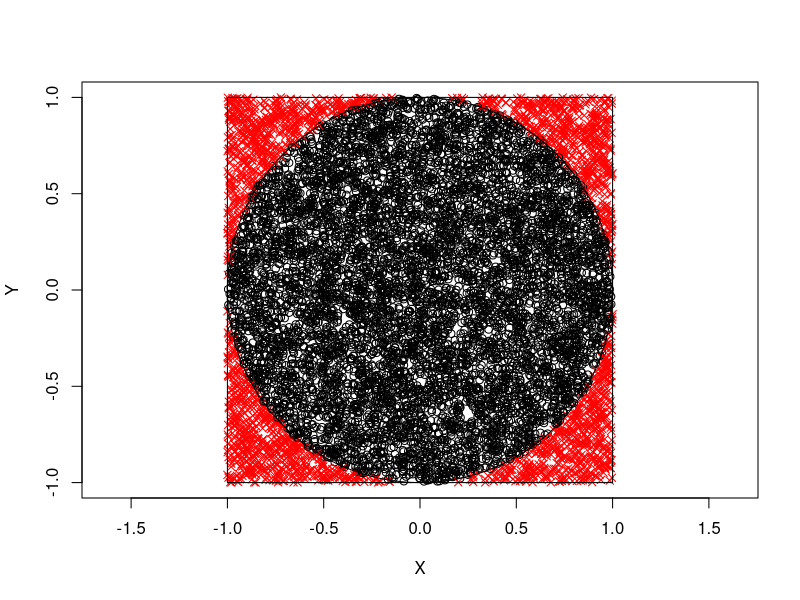
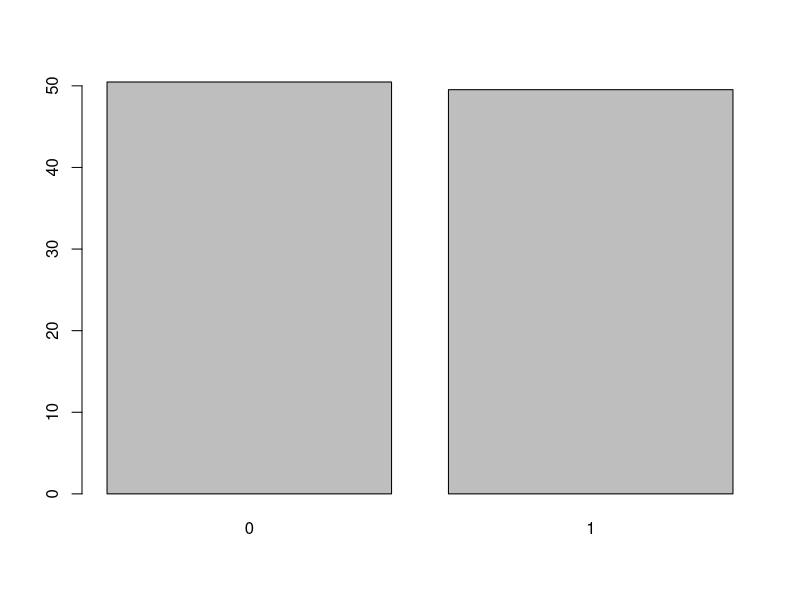
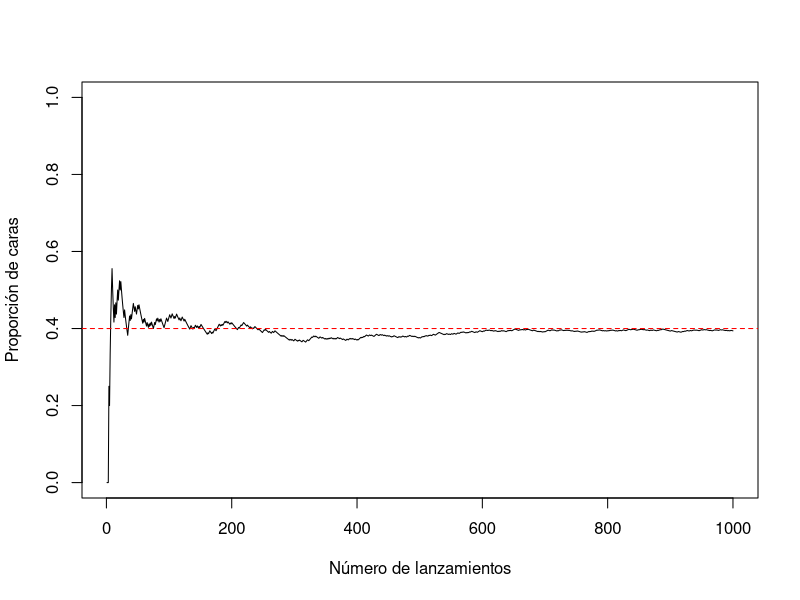

These charts were generated, in order, by the following R code: (Note: this script raises an error after producing the figures.)
## ---- chunk 1

## ---- chunk 2
    set.seed(1)
    n <- 10000
    x <- runif(n, -1, 1)
    y <- runif(n, -1, 1)
    indice <- (x+y < 0)
    # Aproximación por simulación
    sum(indice)/n
    mean(indice) # Alternativa 
## ---- chunk 3
    set.seed(1)
    n <- 10000
    x <- runif(n, -1, 1)
    y <- runif(n, -1, 1)
    indice <- (x^2+y^2 < 1)
    mean(indice)
    pi/4
    pi_aprox <- 4*mean(indice)
    pi_aprox
## ---- chunk 4
    # Colores y símbolos depediendo de si el índice correspondiente es verdadero:
    color <- ifelse(indice, "black", "red") 
    simbolo <- ifelse(indice, 1, 4)
    plot(x, y, pch = simbolo, col = color, 
         xlim = c(-1, 1), ylim = c(-1, 1), xlab="X", ylab="Y", asp = 1) 
         # asp = 1 para dibujar circulo
    symbols(0, 0, circles = 1, inches = FALSE, add = TRUE)
    symbols(0, 0, squares = 2, inches = FALSE, add = TRUE)
## ---- chunk 5
    set.seed(1)
    nsim <- 10000
    x <- sample(c(cara = 1, cruz = 0), nsim, replace = TRUE, prob = c(0.5,0.5))
    mean(x)
    barplot(100*table(x)/nsim) # Representar porcentajes 
## ---- chunk 6
    set.seed(1)
    nsim <- 1000
    p <- 0.4
    x <- rbinom(nsim, size = 1, prob = p) # Simulamos una Bernouilli
    n <- 1:nsim
    # Alternativa programación: x <- runif(nsim) < p
    mean(x)
    plot(n, cumsum(x)/n, type="l", ylab="Proporción de caras", 
         xlab="Número de lanzamientos", ylim=c(0,1))
    abline(h=p, lty=2, col="red")
## ---- chunk 7
#  ![Circuito](images/circuito2.png)
knitr::include_graphics("images/circuito2.png")
## ---- chunk 8
set.seed(1)
nsim <- 10000
x1 <- rbinom(nsim, size=1, prob=0.9)
x2 <- rbinom(nsim, size=1, prob=0.8)
z1 <- x1 | x2   # Operador lógico "O"
x3 <- rbinom(nsim, size=1, prob=0.6)
x4 <- rbinom(nsim, size=1, prob=0.5)
z2 <- x3 | x4
z3 <- z1 | z2
x5 <- rbinom(nsim, size=1, prob=0.7)
fin <- z3 & x5  # Operador lógico "Y"
mean(fin)
## ---- chunk 9
    deMere <- function(n = 4){
      lanz <- sample(1:6, replace=TRUE, size=n)
      return(6 %in% lanz)
    }
    
    n <- 4
    lanz <- sample(1:6, replace=TRUE, size=n)
    lanz
    6 %in% lanz
## ---- chunk 10
    set.seed(1)
    n <- 4
    nsim <- 10000
    mean(replicate(nsim, deMere(n)))
    1-(5/6)^n
## ---- chunk 11
CPUtimeini <- function() {
  .tiempo.ini <<- proc.time()
  .tiempo.last <<- .tiempo.ini
}

CPUtimeprint <- function() {
  tmp <- proc.time()
  cat("\nTiempo última operación:\n")
  print(tmp-.tiempo.last)
  cat("Tiempo total operación:\n")
  print(tmp-.tiempo.ini)
  .tiempo.last <<- tmp
}

## ---- chunk 12
funtest <- function(n) median(runif(n)) # Función de prueba...
CPUtimeini()
funtest(1000000)
CPUtimeprint()
funtest(1000)
CPUtimeprint()
## ---- chunk 13
# CPU time utilities
# ------------------

#' @rdname npsp-internals
#' @keywords internal
#' @export
.cpu.time.ini <- function() {
    time.ini <- structure(rep(0, 5), .Names = c("user.self", "sys.self", "elapsed",  
        "user.child", "sys.child"), class = "proc_time")# proc.time()
    time.last <- time.ini
    function(..., reset = FALSE, total = TRUE, last = TRUE, flush = FALSE) {
        res <- list(time = proc.time())
        if (reset) {
            time.ini <<- res$time
            time.last <<- time.ini        
            res$last <- res$total <- 0
            if (total | last) cat("CPU time has been initialized.\n")
        } else {        
            res$last <- res$time - time.last
            res$total <- res$time - time.ini
            if (last) {
                cat("Time of last operation:", ..., "\n")
                print(res$last)
            }    
            if (total) {
                cat("Total time:\n")
                print(res$total)
            }
            if (flush) flush.console()
            time.last <<- res$time
        }    
        return(invisible(res))
    }
}

#' Total and partial CPU time used
#' 
#' Returns and (optionally) prints the total and/or partial 
#' (since the last call to this function) 
#' real and CPU times.
#' @param ... objects (describing the last operation) to be printed  
#' (using \code{\link{cat}}), 
#' if \code{last == TRUE}.
#' @param reset logical; if \code{TRUE}, time counters are initialized. 
#' @param total logical; if \code{TRUE}, the total time used is printed. 
#' @param last logical; if \code{TRUE}, the partial time used is printed. 
#' @param flush logical; if \code{TRUE}, \code{\link{flush.console}} is called.
#' @return Invisibly returns a list with  the following 3 components 
#' (objects of class \code{"proc_time"}):
#' \item{time}{user, system, and total elapsed times for the currently running R process 
#' (result of a call to \code{\link{proc.time}}). }
#' \item{last, total}{differences between the corresponding \code{\link{proc.time}} calls.}
#' @seealso
#' \code{\link{proc.time}}, \code{\link{system.time}}, \code{\link{flush.console}}.
#' @export
cpu.time <- .cpu.time.ini()

## ---- chunk 14
cpu.time(reset = TRUE)
res <- funtest(1000000)
cpu.time('\nSample median of', 1000000, 'values =', res, total = FALSE)
res <- funtest(1000)
cpu.time('\nSample median of', 1000, 'values =', res)
